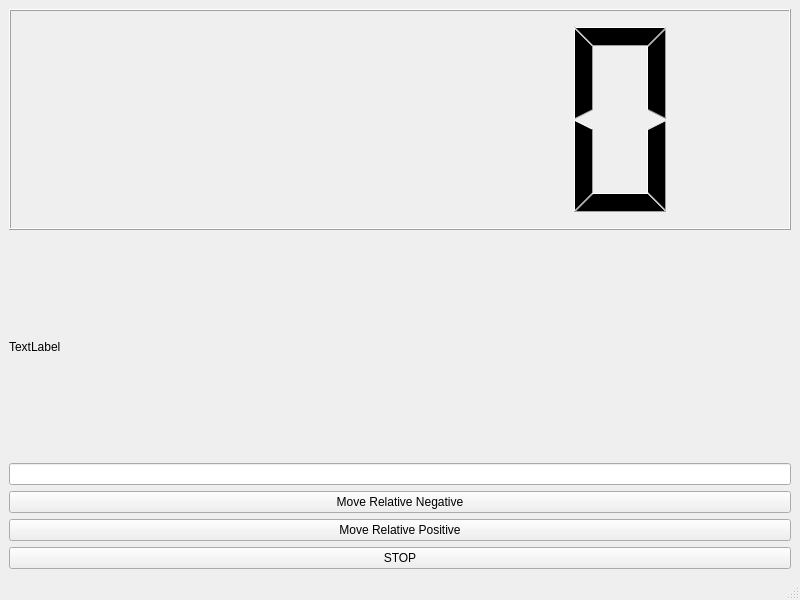
<?xml version="1.0" encoding="UTF-8"?>
<ui version="4.0">
 <class>MainWindow</class>
 <widget class="QMainWindow" name="MainWindow">
  <property name="geometry">
   <rect>
    <x>0</x>
    <y>0</y>
    <width>800</width>
    <height>600</height>
   </rect>
  </property>
  <property name="windowTitle">
   <string>MainWindow</string>
  </property>
  <widget class="QWidget" name="centralwidget">
   <layout class="QGridLayout" name="gridLayout">
    <item row="0" column="0">
     <widget class="QLCDNumber" name="DisplayPosition"/>
    </item>
    <item row="1" column="0">
     <widget class="QLabel" name="LabelDisplayText">
      <property name="text">
       <string>TextLabel</string>
      </property>
     </widget>
    </item>
    <item row="3" column="0">
     <widget class="QPushButton" name="ButtonMoveRelativeNegative">
      <property name="text">
       <string>Move Relative Negative</string>
      </property>
     </widget>
    </item>
    <item row="5" column="0">
     <widget class="QPushButton" name="ButtonMoveRelativePositive">
      <property name="text">
       <string>Move Relative Positive</string>
      </property>
     </widget>
    </item>
    <item row="2" column="0">
     <widget class="QLineEdit" name="LineEditDisplayText"/>
    </item>
    <item row="6" column="0">
     <widget class="QPushButton" name="ButtonStop">
      <property name="text">
       <string>STOP</string>
      </property>
     </widget>
    </item>
   </layout>
  </widget>
  <widget class="QMenuBar" name="menubar">
   <property name="geometry">
    <rect>
     <x>0</x>
     <y>0</y>
     <width>800</width>
     <height>26</height>
    </rect>
   </property>
  </widget>
  <widget class="QStatusBar" name="statusbar"/>
 </widget>
 <resources/>
 <connections/>
</ui>
